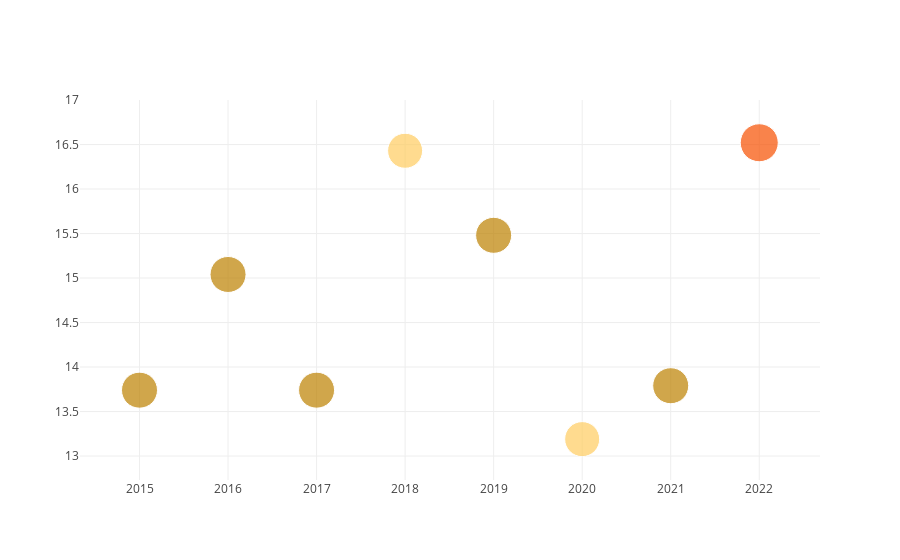

This figure's notebook cell:
### Code cell
val dataToPlot = Scatter(
    Seq(2015, 2016, 2017, 2018, 2019, 2020, 2021, 2022),
    Seq(year2015D, year2016D, year2017D, year2018D, year2019D, year2020D, year2021D, year2022D),
    mode = ScatterMode(ScatterMode.Markers),
    marker = Marker(
        color = Seq(Color.RGB(189, 129, 0), Color.RGB(189, 129, 0), Color.RGB(189, 129, 0), Color.RGB(255, 205, 96), 
                   Color.RGB(189, 129, 0), Color.RGB(255, 205, 96), Color.RGB(189, 129, 0), Color.RGB(247, 79, 0 )),
        size = Seq(year2015T, year2016T, year2017T, year2018T, year2019T, year2020T, year2021T, year2022T)
    )
)

val aux = Seq(dataToPlot)
plot(aux)

### Figure 1 — Plotly figure (JSON) as saved in the notebook; plotly's stock layout.template omitted (floating-point values rounded to 4 significant figures)
{"data": [{"marker": {"color": ["rgb(189, 129, 0)", "rgb(189, 129, 0)", "rgb(189, 129, 0)", "rgb(255, 205, 96)", "rgb(189, 129, 0)", "rgb(255, 205, 96)", "rgb(189, 129, 0)", "rgb(247, 79, 0)"], "size": [36, 36, 36, 35, 36, 35, 36, 38]}, "mode": "markers", "type": "scatter", "x": [2015, 2016, 2017, 2018, 2019, 2020, 2021, 2022], "y": [13.74, 15.04, 13.74, 16.43, 15.48, 13.19, 13.79, 16.52]}], "layout": {}}
